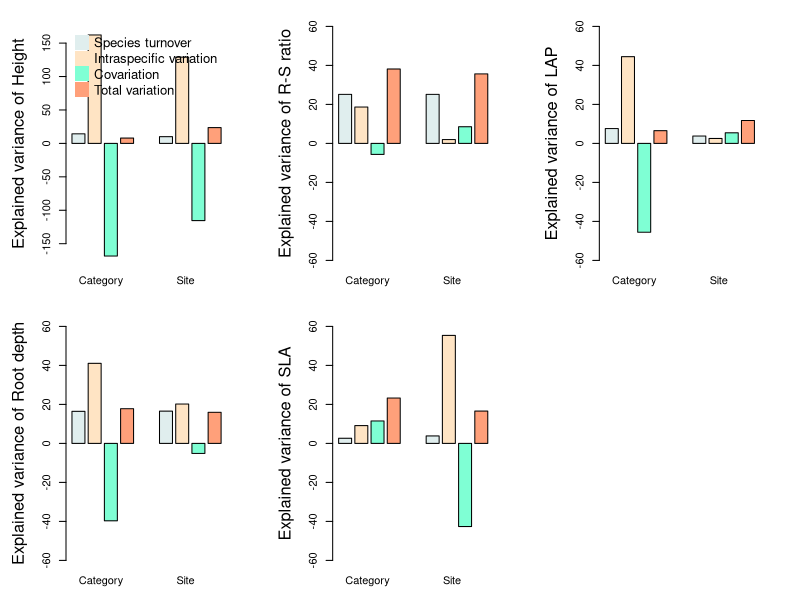

Write the R code that produced this figure.
##%######################################################%##
#                                                          #
####            Plotting intra versus inter             ####
#                                                          #
##%######################################################%##

png(
  "output_plot/Intra versus Inter CWM.jpg",
  width = 16,
  height = 8,
  units = 'in',
  res = 300
)
par(mfcol=c(2,3))

par(mar = c(3, 5, 2, 3))

##%######################################################%##
#                                                          #
####                      Height                        ####
#                                                          #
##%######################################################%##

barplot(as.numeric(c("14.29", "162.19", "-168.47", "8.00","10.08","129.01","-115.47","23.62")),
        col = c("azure2","bisque","aquamarine","lightsalmon","azure2","bisque","aquamarine","lightsalmon"),
        ylab = "Explained variance of Height", space = as.numeric(c("0.25","0.25","0.25","0.25", "2.0","0.25","0.25","0.25")),
        cex.lab = 1.5, ylim=c(-175,175))

label=c("Category", "Site")

axis(1, 
     at = seq(2.5 , 10 , 6.5), 
     labels = label , 
     tick=FALSE)

legend("top", legend = c("Species turnover", "Intraspecific variation", "Covariation", "Total variation"), 
       col=c("azure2","bisque","aquamarine","lightsalmon"),
       pch = 15, bty = "n", pt.cex = 3, cex = 1.2,  horiz = F)

##%######################################################%##  
#                                                          #
####                    Root Depth                      ####
#                                                          #
##%######################################################%##

barplot(as.numeric(c("16.45","41.05","-39.70","17.80","16.54", "20.18", "-5.15", "15.95")),
        col = c("azure2","bisque","aquamarine","lightsalmon","azure2","bisque","aquamarine","lightsalmon"),
        ylab = "Explained variance of Root depth", space = as.numeric(c("0.25","0.25","0.25","0.25", "2.0","0.25","0.25","0.25")),
        cex.lab = 1.5, ylim=c(-60,60))

label=c("Category", "Site")

axis(1, 
     at = seq(2.5 , 10 , 6.5), 
     labels = label , 
     tick=FALSE)

##%######################################################%##
#                                                          #
####                      R-S ratio                     ####
#                                                          #
##%######################################################%##

barplot(as.numeric(c("25.14","18.65","-5.65","38.15","25.14", "1.96", "8.54", "35.64")),
        col = c("azure2","bisque","aquamarine","lightsalmon","azure2","bisque","aquamarine","lightsalmon"),
        ylab = "Explained variance of R-S ratio", space = as.numeric(c("0.25","0.25","0.25","0.25", "2.0","0.25","0.25","0.25")),
        cex.lab = 1.5, ylim=c(-60,60))

label=c("Category", "Site")

axis(1, 
     at = seq(2.5 , 10 , 6.5), 
     labels = label , 
     tick=FALSE)

##%######################################################%##
#                                                          #
####                        SLA                         ####
#                                                          #
##%######################################################%##

barplot(as.numeric(c("2.64","9.12","11.50","23.27","3.83", "55.38", "-42.63", "16.58")),
        col = c("azure2","bisque","aquamarine","lightsalmon","azure2","bisque","aquamarine","lightsalmon"),
        ylab = "Explained variance of SLA", space = as.numeric(c("0.25","0.25","0.25","0.25", "2.0","0.25","0.25","0.25")),
        cex.lab = 1.5, ylim=c(-60,60))

label=c("Category", "Site")

axis(1, 
     at = seq(2.5 , 10 , 6.5), 
     labels = label , 
     tick=FALSE)

##%######################################################%##
#                                                          #
####                        LAP                         ####
#                                                          #
##%######################################################%##

barplot(as.numeric(c("7.60","44.48","-45.56","6.52","3.78", "2.52", "5.43", "11.74")),
        col = c("azure2","bisque","aquamarine","lightsalmon","azure2","bisque","aquamarine","lightsalmon"),
        ylab = "Explained variance of LAP", space = as.numeric(c("0.25","0.25","0.25","0.25", "2.0","0.25","0.25","0.25")),
        cex.lab = 1.5, ylim=c(-60,60))

label=c("Category", "Site")

axis(1, 
     at = seq(2.5 , 10 , 6.5), 
     labels = label , 
     tick=FALSE)

dev.off()

